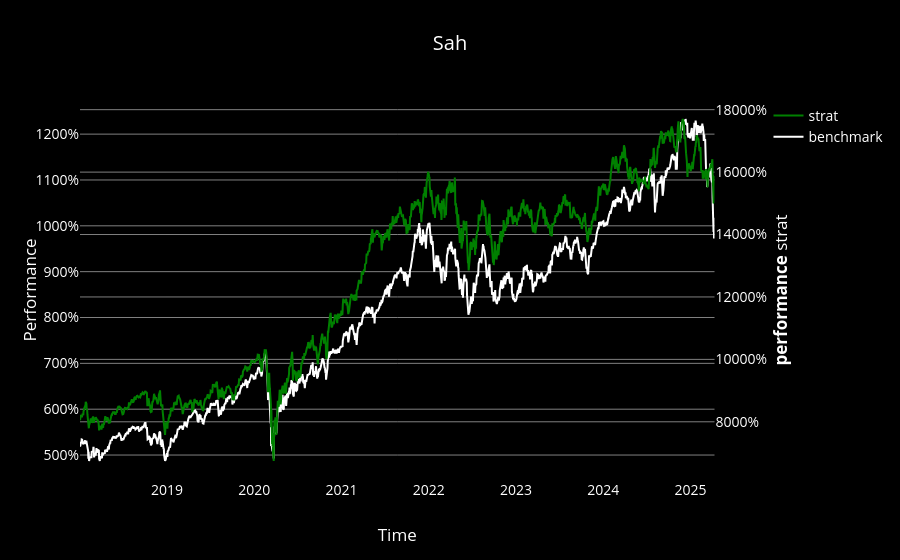

This figure's notebook cell:
### Code cell
import tools

tools.load_plotly_theme()
tools.plot_strategy_and_benchmark(portfolio.df['portfolio'], portfolio.bench_df[portfolio.bench[0]],is_strat_secondary_y_axis=1)

### Figure 1 — Plotly figure (JSON) as saved in the notebook; plotly's stock layout.template omitted (floating-point values rounded to 4 significant figures; data arrays with more than 128 entries replaced by an {"elided": "..."} marker saying what was removed)
{"data": [{"mode": "lines", "name": "strat", "type": "scatter", "x": {"elided": "1829 str values"}, "xaxis": "x", "y": {"elided": "1829 float values"}, "yaxis": "y2"}, {"name": "benchmark", "type": "scatter", "x": {"elided": "1840 str values"}, "xaxis": "x", "y": {"elided": "1840 float values"}, "yaxis": "y"}], "layout": {"title": {"text": "Sah"}, "xaxis": {"anchor": "y", "domain": [0, 0.94], "title": {"text": "Time"}}, "yaxis": {"anchor": "x", "domain": [0, 1], "title": {"text": "Performance"}}, "yaxis2": {"anchor": "x", "overlaying": "y", "side": "right", "title": {"text": "<b>performance</b> strat"}}}}
